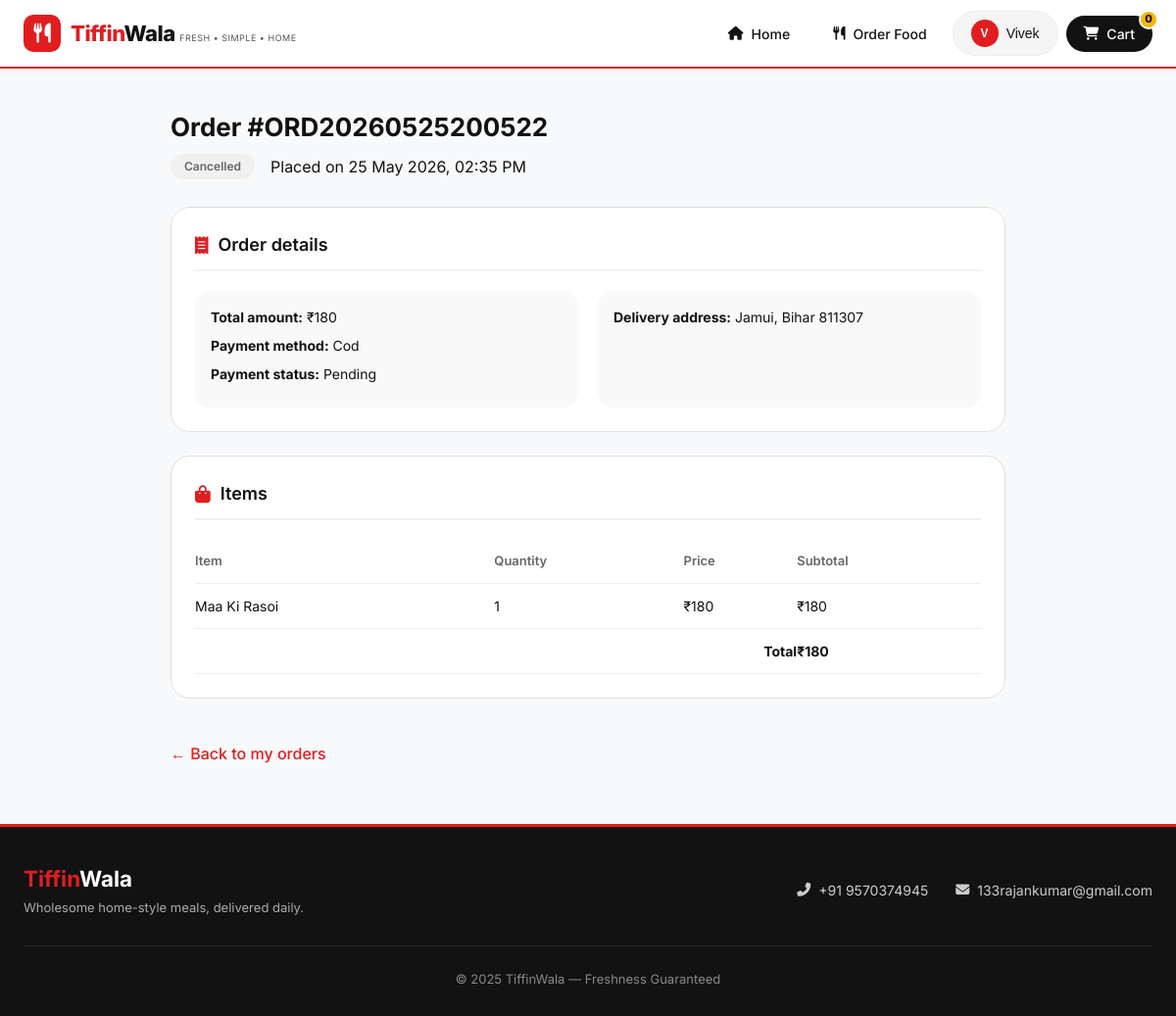
Screenshot of /order/2 (signed in) with the database file from the repository.
### models.py (models this page shows, shortened)
class User(UserMixin, db.Model):
    __tablename__ = 'users'
    id = db.Column(db.Integer, primary_key=True)
    username = db.Column(db.String(80), unique=True, nullable=False)
    email = db.Column(db.String(120), unique=True, nullable=False)
    phone = db.Column(db.String(20))
    address = db.Column(db.Text)
    password_hash = db.Column(db.String(200), nullable=False)
    created_at = db.Column(db.DateTime, default=datetime.utcnow)
    updated_at = db.Column(db.DateTime, default=datetime.utcnow, onupdate=datetime.utcnow)
    is_active = db.Column(db.Boolean, default=True)
    bio = db.Column(db.Text)
    avatar_url = db.Column(db.String(500))
    location = db.Column(db.String(200))
    is_seller = db.Column(db.Boolean, default=False)
    seller_request = db.Column(db.String(20), default=None)  # 'pending', 'approved', 'rejected' (approved = is_seller=True)
    is_admin = db.Column(db.Boolean, default=False)          # <-- NEW FIELD for admin panel
    followers_count = db.Column(db.Integer, default=0)
    following_count = db.Column(db.Integer, default=0)
    posts_count = db.Column(db.Integer, default=0)
    orders = db.relationship('Order', backref='customer', lazy=True)
    cart = db.relationship('Cart', backref='user', uselist=False, lazy=True)
    reviews = db.relationship('Review', backref='author', lazy=True)
    subscriptions = db.relationship('Subscription', backref='subscriber', lazy=True)
    food_posts = db.relationship('FoodPost', back_populates='user', lazy=True, cascade='all, delete-orphan')
    sent_messages = db.relationship('Message',
                                   foreign_keys='Message.sender_id',
                                   back_populates='sender',
                                   lazy=True)
    received_messages = db.relationship('Message',
                                       foreign_keys='Message.receiver_id',
                                       back_populates='receiver',
                                       lazy=True)
    customer_orders = db.relationship('FoodOrder',
                                     foreign_keys='FoodOrder.customer_id',
                                     back_populates='customer',
                                     lazy=True)
    seller_orders = db.relationship('FoodOrder',
                                   foreign_keys='FoodOrder.seller_id',
                                   back_populates='seller',
                                   lazy=True)
    post_likes = db.relationship('PostLike',
                                back_populates='user',
                                lazy=True,
                                cascade='all, delete-orphan')
    post_comments = db.relationship('Comment',
                                   back_populates='user',
                                   lazy=True,
                                   cascade='all, delete-orphan')
    following_relationships = db.relationship('Follower',
                                             foreign_keys='Follower.follower_id',
                                             back_populates='follower',
                                             lazy='dynamic',
                                             cascade='all, delete-orphan')
    follower_relationships = db.relationship('Follower',
                                            foreign_keys='Follower.followed_id',
                                            back_populates='followed',
                                            lazy='dynamic',
                                            cascade='all, delete-orphan')
    notifications = db.relationship('Notification', backref='user', lazy=True)

class Order(db.Model):
    __tablename__ = 'orders'
    id = db.Column(db.Integer, primary_key=True)
    order_number = db.Column(db.String(50), unique=True, nullable=False)
    user_id = db.Column(db.Integer, db.ForeignKey('users.id'), nullable=False)
    total_amount = db.Column(db.Float, nullable=False)
    delivery_address = db.Column(db.Text, nullable=False)
    delivery_instructions = db.Column(db.Text)
    payment_method = db.Column(db.String(50))
    status = db.Column(db.String(50), default='pending')
    created_at = db.Column(db.DateTime, default=datetime.utcnow)
    updated_at = db.Column(db.DateTime, default=datetime.utcnow, onupdate=datetime.utcnow)
    items = db.relationship('OrderItem', backref='order', lazy=True, cascade='all, delete-orphan')
    payment = db.relationship('Payment', backref='order', uselist=False, lazy=True)

class OrderItem(db.Model):
    __tablename__ = 'order_items'
    id = db.Column(db.Integer, primary_key=True)
    order_id = db.Column(db.Integer, db.ForeignKey('orders.id'), nullable=False)
    tiffin_id = db.Column(db.Integer, db.ForeignKey('tiffin_services.id'), nullable=False)
    quantity = db.Column(db.Integer, nullable=False, default=1)
    price = db.Column(db.Float, nullable=False)
    subtotal = db.Column(db.Float, nullable=False)

class TiffinService(db.Model):
    __tablename__ = 'tiffin_services'
    id = db.Column(db.Integer, primary_key=True)
    name = db.Column(db.String(100), nullable=False)
    description = db.Column(db.Text, nullable=False)
    price = db.Column(db.Float, nullable=False)
    category_id = db.Column(db.Integer, db.ForeignKey('categories.id'), nullable=False)
    image_url = db.Column(db.String(500))
    rating = db.Column(db.Float, default=0.0)
    total_reviews = db.Column(db.Integer, default=0)
    delivery_time = db.Column(db.String(100))
    min_order_days = db.Column(db.Integer, default=1)
    is_veg = db.Column(db.Boolean, default=True)
    is_available = db.Column(db.Boolean, default=True)
    address = db.Column(db.String(200))
    phone = db.Column(db.String(20))
    email = db.Column(db.String(120))
    opening_time = db.Column(db.String(5))
    closing_time = db.Column(db.String(5))
    created_at = db.Column(db.DateTime, default=datetime.utcnow)
    sample_menu = db.Column(db.JSON)
    order_items = db.relationship('OrderItem', backref='tiffin', lazy=True)
    cart_items = db.relationship('CartItem', backref='tiffin', lazy=True)
    reviews = db.relationship('Review', backref='tiffin_service', lazy=True)
    subscriptions = db.relationship('Subscription', backref='tiffin_service', lazy=True)

### app.py (the view)
@app.route('/order/<int:order_id>')
@login_required
def order_detail(order_id):
    order = Order.query.get_or_404(order_id)
    if order.user_id != current_user.id:
        flash('Permission denied.', 'danger')
        return redirect(url_for('index'))
    return render_template('order_detail.html', order=order)

### app.py (called while the page is built)
@login_manager.user_loader
def load_user(user_id):
    return db.session.get(User, int(user_id))

@app.context_processor
def utility_processor():
    return dict(now=datetime.now)

### templates/order_detail.html (shortened to what this page needs)
<!DOCTYPE html>
<html lang="en">
<head>
    <link rel="stylesheet" href="https://cdnjs.cloudflare.com/ajax/libs/font-awesome/6.4.0/css/all.min.css">
</head>
<body>
<nav class="navbar">
    <div class="nav-container">
        <a href="{{ url_for('index') }}" class="logo">
            <div class="logo-icon"><i class="fas fa-utensils"></i></div>
            <div class="logo-text">
                <span class="brand"><span>Tiffin</span>Wala</span>
                <span class="tagline">FRESH • SIMPLE • HOME</span>
            </div>
        </a>
        <ul class="nav-menu" id="navMenu">
            <li><a href="{{ url_for('index') }}" class="nav-link"><i class="fas fa-home"></i><span>Home</span></a></li>
            <li><a href="{{ url_for('tiffins') }}" class="nav-link"><i class="fas fa-utensils"></i><span>Order Food</span></a></li>
            <li id="userMenu">
                {% if current_user.is_authenticated %}
                <div class="dropdown">
                    <button class="nav-link user-nav-link dropdown-toggle" onclick="toggleUserDropdown(event)">
                        <div style="display: flex; align-items: center; gap: 8px;">
                            <div style="width: 28px; height: 28px; background: var(--red); border-radius: 50%; display: flex; align-items: center; justify-content: center; color: white; font-weight: bold; font-size: 12px;">{{ current_user.username[0]|upper }}</div>
                            <span class="user-text">{{ current_user.username.split(' ')[0] }}</span>
                        </div>
                    </button>
                </div>
                {% else %}
                <a href="{{ url_for('login') }}" class="nav-link user-nav-link"><i class="fas fa-user"></i><span class="user-text">Login</span></a>
                {% endif %}
            </li>
            <li>
                <a href="{{ url_for('cart') }}" class="nav-link cart-nav-link"><i class="fas fa-shopping-cart"></i><span class="cart-text">Cart</span><span class="cart-count" id="cartCount">0</span></a>
            </li>
        </ul>
    </div>
</nav>
<div class="details-page">
    <div class="page-header">
        <h1>Order #{{ order.order_number }}</h1>
        <div class="order-meta">
            <span class="status-badge status-{{ order.status }}">{{ order.status|capitalize }}</span>
            <span>Placed on {{ order.created_at.strftime('%d %b %Y, %I:%M %p') }}</span>
        </div>
    </div>
    <div class="card">
        <div class="card-title">
            <i class="fas fa-receipt"></i> Order details
        </div>
        <div class="info-grid">
            <div class="info-item">
                <p><strong>Total amount:</strong> ₹{{ "%.0f"|format(order.total_amount) }}</p>
                <p><strong>Payment method:</strong> {{ order.payment_method|replace('_', ' ')|title if order.payment_method else 'Not specified' }}</p>
                <p><strong>Payment status:</strong>
                    {% if order.payment and order.payment.status == 'completed' %}
                        Paid
                    {% else %}
                        Pending
                    {% endif %}
                </p>
            </div>
            <div class="info-item">
                <p><strong>Delivery address:</strong> {{ order.delivery_address }}</p>
            </div>
        </div>
    </div>
    <div class="card">
        <div class="card-title">
            <i class="fas fa-shopping-bag"></i> Items
        </div>
        <table class="order-items-table">
            <thead>
                <tr><th>Item</th><th>Quantity</th><th>Price</th><th>Subtotal</th></tr>
            </thead>
            <tbody>
                {% for item in order.items %}
                <tr>
                    <td>{{ item.tiffin.name }}</td>
                    <td>{{ item.quantity }}</td>
                    <td>₹{{ "%.0f"|format(item.price) }}</td>
                    <td>₹{{ "%.0f"|format(item.subtotal) }}</td>
                </tr>
                {% endfor %}
                <tr class="total-row">
                    <td colspan="3" style="text-align: right;"><strong>Total</strong></td>
                    <td><strong>₹{{ "%.0f"|format(order.total_amount) }}</strong></td>
                </tr>
            </tbody>
        </table>
    </div>
    <div class="back-link">
        <a href="{{ url_for('orders') }}">← Back to my orders</a>
    </div>
</div>
<footer class="simple-footer">
    <div class="container">
        <div class="footer-inner">
            <div class="footer-brand">
                <h4><span style="color: var(--red);">Tiffin</span>Wala</h4>
                <p>Wholesome home-style meals, delivered daily.</p>
            </div>
            <div class="footer-contact">
                <a href="tel:+919570374945"><i class="fas fa-phone-alt"></i> +91 9570374945</a>
                <a href="mailto:133rajankumar@gmail.com"><i class="fas fa-envelope"></i> 133rajankumar@gmail.com</a>
            </div>
        </div>
        <div class="copyright">
            &copy; 2025 TiffinWala — Freshness Guaranteed
        </div>
    </div>
</footer>
</body>
</html>

### templates/order_detail.html (style rules this page uses)
* { margin: 0; padding: 0; box-sizing: border-box; }
:root { --red: #E11D1F; --yellow: #F5B700; --white: #FFFFFF; --black: #121212; --light-yellow: #FFF5DF; --shadow: 0 2px 8px rgba(0, 0, 0, 0.05); --transition: all 0.2s ease; }
body { font-family: 'Inter', sans-serif; background: #F8F9FA; color: var(--black); line-height: 1.5; padding-top: 70px; }
.container { max-width: 1280px; margin: 0 auto; padding: 0 24px; }
.navbar { position: fixed; top: 0; left: 0; width: 100%; background: var(--white); border-bottom: 2px solid var(--red); z-index: 1000; height: 70px; display: flex; align-items: center; box-shadow: var(--shadow); }
.nav-container { display: flex; justify-content: space-between; align-items: center; width: 100%; max-width: 1400px; margin: 0 auto; padding: 0 24px; }
.logo { display: flex; align-items: center; gap: 10px; text-decoration: none; }
.logo-icon { background: var(--red); color: var(--white); width: 38px; height: 38px; border-radius: 10px; display: flex; align-items: center; justify-content: center; font-size: 20px; }
.logo-text .brand { font-size: 22px; font-weight: 800; color: var(--black); letter-spacing: -0.5px; }
.logo-text .brand span { color: var(--red); }
.logo-text .tagline { font-size: 9px; color: #555; letter-spacing: 0.5px; }
.nav-menu { display: flex; align-items: center; gap: 8px; list-style: none; }
.nav-link { display: flex; align-items: center; gap: 8px; padding: 8px 18px; font-weight: 500; font-size: 14px; border-radius: 40px; color: var(--black); background: transparent; transition: var(--transition); text-decoration: none; }
.cart-nav-link { background: var(--black); color: var(--white); position: relative; }
.cart-count { position: absolute; top: -6px; right: -6px; background: var(--yellow); color: var(--black); font-weight: 800; font-size: 11px; width: 20px; height: 20px; border-radius: 50%; display: flex; align-items: center; justify-content: center; border: 2px solid var(--white); }
.dropdown { position: relative; }
.user-nav-link { background: #f5f5f5; border: 1px solid #eee; }
.details-page { max-width: 900px; margin: 40px auto; padding: 0 24px; }
.page-header { margin-bottom: 28px; }
.page-header h1 { font-size: 26px; font-weight: 700; margin-bottom: 8px; }
.order-meta { display: flex; gap: 16px; align-items: center; flex-wrap: wrap; }
.status-badge { display: inline-block; padding: 4px 14px; border-radius: 30px; font-size: 12px; font-weight: 600; }
.status-cancelled { background: #f0f0f0; color: #666; }
.card { background: var(--white); border: 1px solid #e0e0e0; border-radius: 20px; padding: 24px; margin-bottom: 24px; }
.card-title { display: flex; align-items: center; gap: 10px; font-size: 18px; font-weight: 600; margin-bottom: 20px; padding-bottom: 12px; border-bottom: 2px solid #f0f0f0; }
.card-title i { color: var(--red); }
.info-grid { display: grid; grid-template-columns: 1fr 1fr; gap: 20px; }
.info-item { background: #f9f9f9; padding: 16px; border-radius: 16px; }
.info-item p { margin-bottom: 8px; font-size: 14px; }
.info-item strong { color: var(--black); }
.order-items-table { width: 100%; border-collapse: collapse; }
.order-items-table th, .order-items-table td { padding: 12px 0; text-align: left; border-bottom: 1px solid #f0f0f0; }
.order-items-table th { font-weight: 600; color: #666; font-size: 13px; }
.order-items-table td { font-size: 14px; }
.total-row { font-weight: 700; font-size: 16px; }
.back-link { margin-top: 20px; display: inline-block; }
.back-link a { color: var(--red); text-decoration: none; font-weight: 500; }
.simple-footer { background: var(--black); color: #e0e0e0; padding: 36px 0 28px; margin-top: 60px; border-top: 3px solid var(--red); }
.footer-inner { display: flex; flex-wrap: wrap; justify-content: space-between; align-items: center; gap: 24px; }
.footer-brand h4 { color: var(--white); font-size: 1.4rem; font-weight: 700; }
.footer-brand p { color: #aaa; font-size: 13px; margin-top: 4px; }
.footer-contact { display: flex; gap: 28px; flex-wrap: wrap; }
.footer-contact a { color: #ccc; text-decoration: none; font-size: 14px; display: inline-flex; align-items: center; gap: 8px; }
.copyright { font-size: 13px; border-top: 1px solid #2a2a2a; margin-top: 28px; padding-top: 24px; text-align: center; color: #888; }

### rows the page displays
User: username "V", username "Vivek"
Order: order_number "ORD20260525200522", status "Cancelled", created_at "25 May 2026, 02:35 PM", total_amount "180", payment_method "Cod", delivery_address "Jamui, Bihar 811307"
OrderItem: tiffin.name "Maa Ki Rasoi", quantity "1", price "180", subtotal "180"
